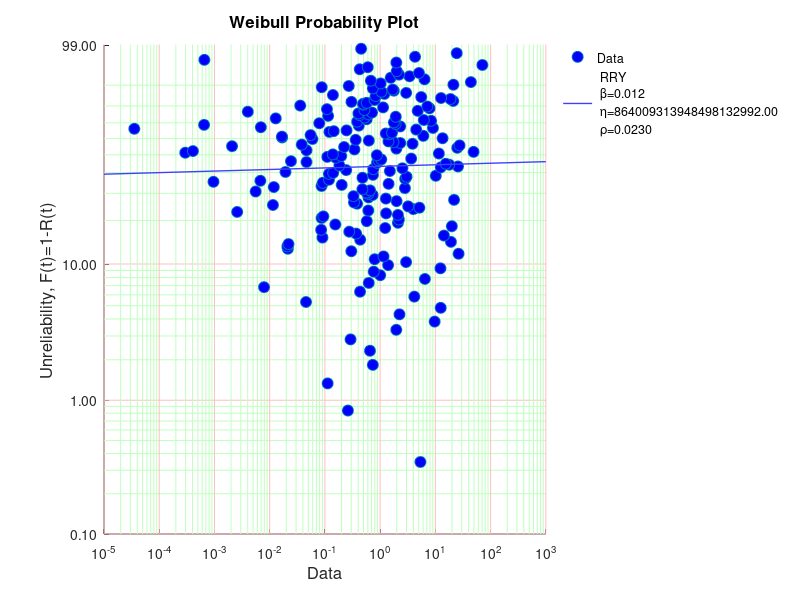

MATLAB code to generate this figure:
% Weibull probability plot
N=200; %200 values
y=wblrnd(2,0.5,N,1); %random signal with Weibull PDF
wblplot(y); % the Weibull probability plot
